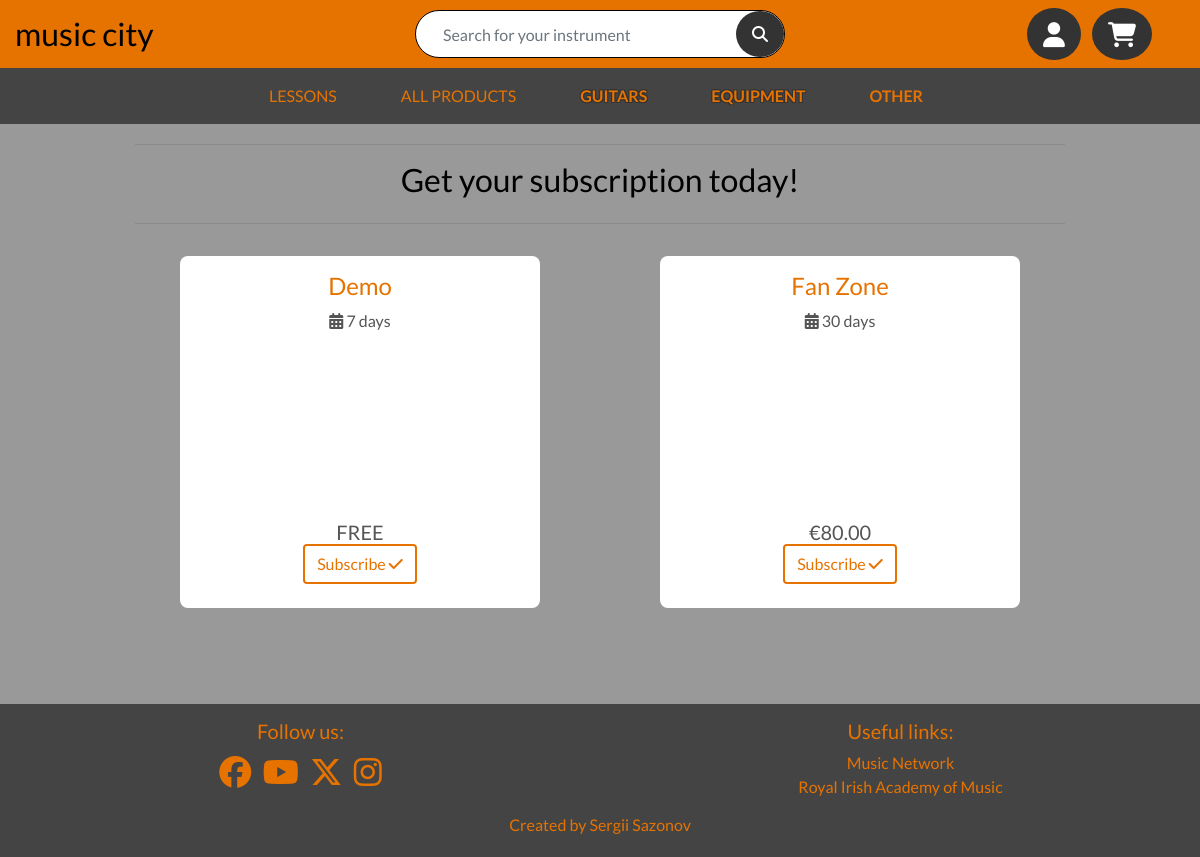
/lessons/subscription/, run on the app's committed database.
### lessons/models.py (models this page shows, shortened)
class Subscription(models.Model):
    name = models.CharField(max_length=40)
    description = models.TextField()
    duration = models.IntegerField()
    price = models.DecimalField(max_digits=6, decimal_places=2)
    promotional_price = models.DecimalField(max_digits=6, decimal_places=2, null=True, blank=True)
    is_active = models.BooleanField(default=True)
    image = CloudinaryField('image', default=None, null=True, blank=True)

### lessons/views.py (the view, shortened to what this page needs)
# urls.py: path('subscription/', views.check_subscription, name="check_subscription"),
def check_subscription(request):
    if request.user.is_superuser:  # Show all subscriptions to the admin (including disabled)
        subscriptions = Subscription.objects.all().order_by('duration')
    else:
        subscriptions = Subscription.objects.filter(is_active=True).order_by('duration')
        if request.user.is_authenticated:
            had_subscription = UserSubscription.objects.filter(user=request.user).first()
            if had_subscription:
                subscriptions = Subscription.objects.filter(is_active=True).exclude(price=0).order_by('duration')
    context = {
        'subscriptions': subscriptions,
    }
    return render(request, 'lessons/subscriptions.html', context)

### bag/contexts.py (called while the page is built, shortened)
def bag_contents(request):
    bag_items = []
    total = 0
    product_count = 0
    bag = request.session.get('bag', {})
    if total < settings.FREE_DELIVERY_THRESHOLD:
        delivery = total * Decimal(settings.STANDARD_DELIVERY_PERCENTAGE)
        free_delivery_delta = settings.FREE_DELIVERY_THRESHOLD - total
    else:
        delivery = 0
        free_delivery_delta = 0
    grand_total = total + delivery
    context = {
        'bag_items': bag_items,
        'total': total,
        'product_count': product_count,
        'delivery': delivery,
        'free_delivery_delta': free_delivery_delta,
        'free_delivery_threshold': settings.FREE_DELIVERY_THRESHOLD,
        'grand_total': grand_total,
    }
    return context

### lessons/templates/lessons/subscriptions.html (shortened to what this page needs)
{% extends "base.html" %}
{% load static %}
{% block page_header %}
    <div class="header-container">
    </div>
{% endblock %}
{% block content %}
    <div class="container">
        <hr>
        <div class="row mt-3">
            <div class="container">
                <h2 class="text-black text-center mx-3">Get your subscription today!</h2>
            </div>
        </div>
        <hr>
        <div class="row">
            {% for subscription in subscriptions %}
                <div class="col-lg col-md-6 col-sm-12 text-center">
                    <div class="container subscription-container my-3 position-relative bg-white p-3">
                        <div class="container-fluid">
                            <h4 class="highlight-color">{{ subscription.name }}</h4>
                            <p>
                                <i class="fa-solid fa-calendar-days"></i>
                                {{ subscription.duration}} days
                            </p>
                        </div>
                        {% if subscription.image %}
                            <div class="subscription-img">
                            </div>
                        {% endif %}
                        <div class="container-fluid align-bottom white-bg pb-3">
                            {% if subscription.promotional_price %}
                                <h6 class="strikethrough m-0">€{{ subscription.price }}</h6>
                                <h5 class="text-danger m-0">€{{ subscription.promotional_price }}</h5>
                            {% elif subscription.price == 0 %}
                                <h5 class="m-0">FREE</h5>
                            {% else %}
                                <h5 class="m-0">€{{ subscription.price }}</h5>
                            {% endif %}
                            {% if subscription.is_active %}
                                <a href="{% url 'buy_subscription' subscription.id %}" class="btn btn-main mb-2">
                                    <span>
                                        Subscribe
                                    </span>
                                    <span>
                                        <i class="fa-solid fa-check"></i>
                                    </span>
                                </a>
                            {% endif %}
                        </div>
                    </div>
                </div>
            {% endfor %}
        </div>
    </div>
{% endblock %}

### static/css/base.css (style rules this page uses)
html { height: 100%; }
body { color: #555; background-color: #999; font-family: 'Lato'; }
.text-black { color: #000 !important; }
.header-container { padding-top: 5rem; }
.highlight-color { color: #e67300; }
.subscription-container { height: 22rem; border-radius: .5rem; }
.subscription-img { height: 9rem; width: 100%; }
.btn-main { color: #e67300 !important; background-color: initial; border: 2px solid #e67300; }
@media (min-width: 1200px) { .container { max-width: 80%; } }
@media (min-width: 992px) { .header-container { padding-top: 8rem; } }
@media (min-width: 992px) { .align-bottom { position: absolute; bottom: 0; left: 0; margin: auto 0; } }

### data on the page
Subscription: name "Demo", duration "7", price "FREE", is_active "Subscribe"
Subscription: name "Fan Zone", duration "30", price "80.00", is_active "Subscribe"
